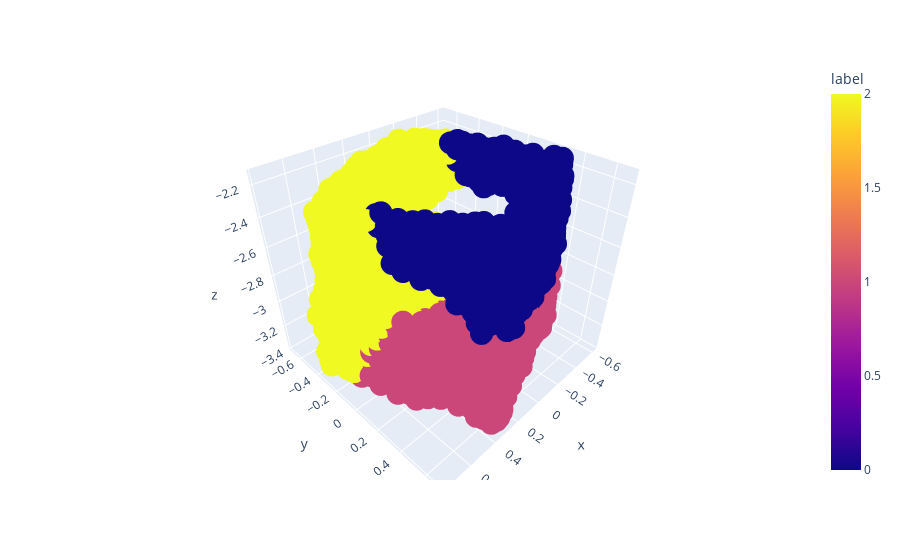

Source (notebook cell):
### Code cell
import plotly.express as px
fig = px.scatter_3d(data, x='x', y='y', z='z', color='label')
fig.update_yaxes(matches=None, showticklabels=False, visible=False)

### Figure 1 — Plotly figure (JSON) as saved in the notebook; plotly's stock layout.template omitted (floating-point values rounded to 4 significant figures; data arrays with more than 128 entries replaced by an {"elided": "..."} marker saying what was removed)
{"data": [{"hovertemplate": "x=%{x}<br>y=%{y}<br>z=%{z}<br>label=%{marker.color}<extra></extra>", "legendgroup": "", "marker": {"color": {"elided": "2359 int values"}, "coloraxis": "coloraxis", "symbol": "circle"}, "mode": "markers", "name": "", "scene": "scene", "showlegend": false, "type": "scatter3d", "x": {"elided": "2359 float values"}, "y": {"elided": "2359 float values"}, "z": {"elided": "2359 float values"}}], "layout": {"coloraxis": {"colorbar": {"title": {"text": "label"}}, "colorscale": [[0, "#0d0887"], [0.1111, "#46039f"], [0.2222, "#7201a8"], [0.3333, "#9c179e"], [0.4444, "#bd3786"], [0.5556, "#d8576b"], [0.6667, "#ed7953"], [0.7778, "#fb9f3a"], [0.8889, "#fdca26"], [1, "#f0f921"]]}, "legend": {"tracegroupgap": 0}, "margin": {"t": 60}, "scene": {"domain": {"x": [0, 1], "y": [0, 1]}, "xaxis": {"title": {"text": "x"}}, "yaxis": {"title": {"text": "y"}}, "zaxis": {"title": {"text": "z"}}}, "yaxis": {"showticklabels": false, "visible": false}}}
